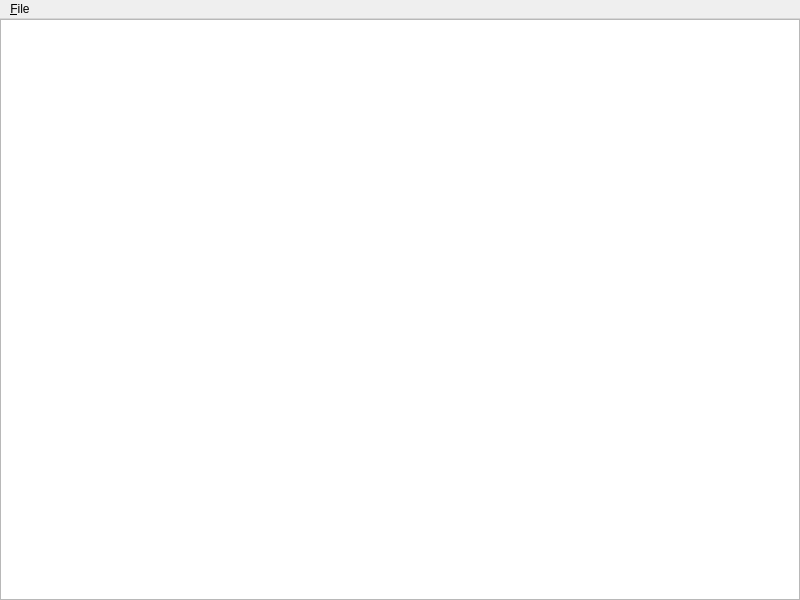
<?xml version="1.0" encoding="UTF-8"?>
<ui version="4.0">
 <class>MainWindow</class>
 <widget class="QMainWindow" name="MainWindow">
  <property name="geometry">
   <rect>
    <x>0</x>
    <y>0</y>
    <width>800</width>
    <height>600</height>
   </rect>
  </property>
  <property name="windowTitle">
   <string>MainWindow</string>
  </property>
  <widget class="QWidget" name="centralwidget">
   <layout class="QGridLayout" name="gridLayout">
    <property name="leftMargin">
     <number>0</number>
    </property>
    <property name="topMargin">
     <number>0</number>
    </property>
    <property name="rightMargin">
     <number>0</number>
    </property>
    <property name="bottomMargin">
     <number>0</number>
    </property>
    <item row="0" column="0">
     <widget class="QGraphicsView" name="graphicsView">
      <property name="verticalScrollBarPolicy">
       <enum>Qt::ScrollBarAlwaysOff</enum>
      </property>
      <property name="horizontalScrollBarPolicy">
       <enum>Qt::ScrollBarAlwaysOff</enum>
      </property>
     </widget>
    </item>
   </layout>
  </widget>
  <widget class="QMenuBar" name="menubar">
   <property name="geometry">
    <rect>
     <x>0</x>
     <y>0</y>
     <width>800</width>
     <height>22</height>
    </rect>
   </property>
   <widget class="QMenu" name="menu_File">
    <property name="title">
     <string>&amp;File</string>
    </property>
    <addaction name="actionOpen"/>
   </widget>
   <addaction name="menu_File"/>
  </widget>
  <action name="actionOpen">
   <property name="text">
    <string>Open...</string>
   </property>
   <property name="toolTip">
    <string>Open a directory for reading</string>
   </property>
  </action>
 </widget>
 <resources/>
 <connections/>
</ui>
